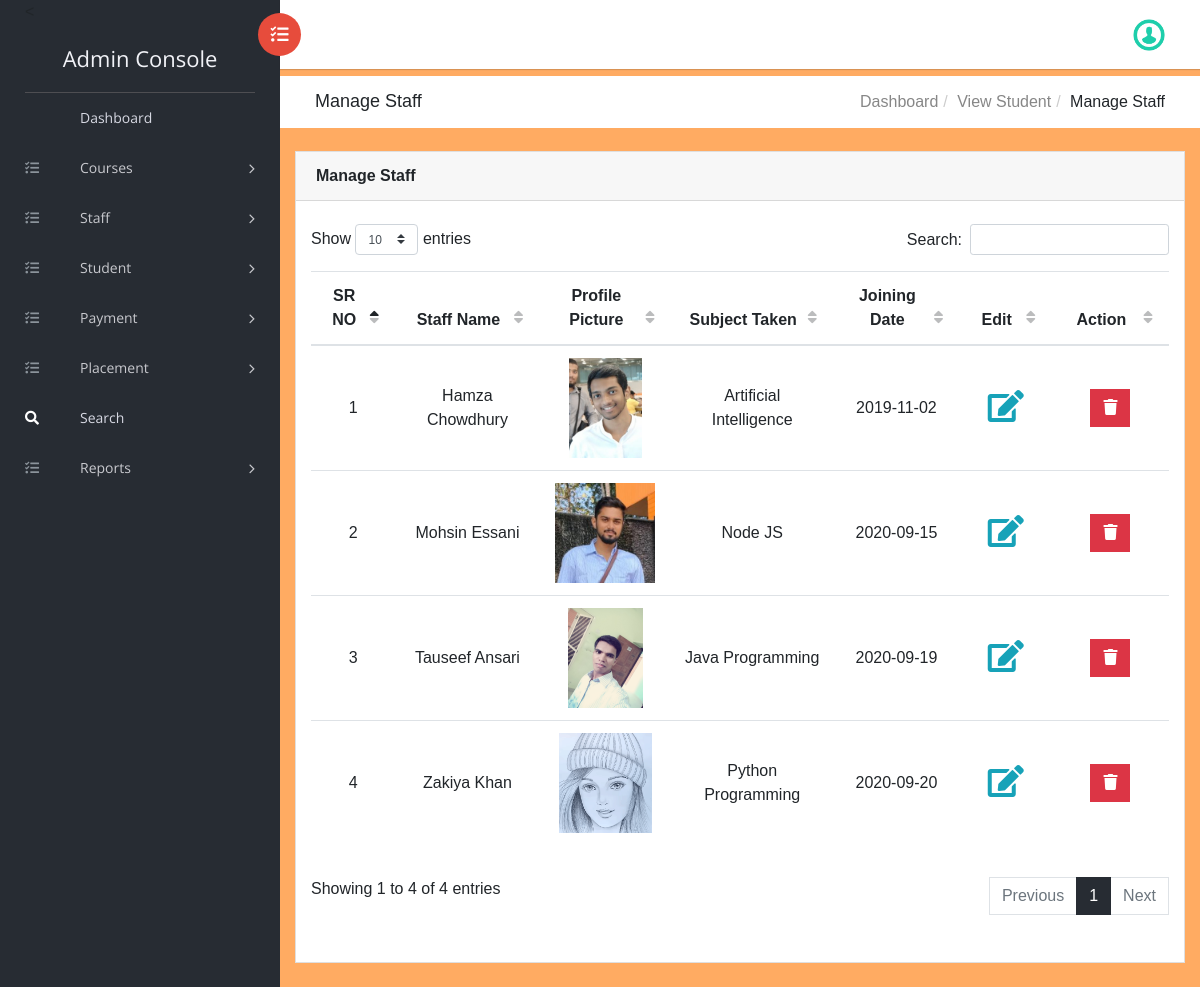
The page /admin/manage-teacher.php (signed in) on the database as committed earlier.
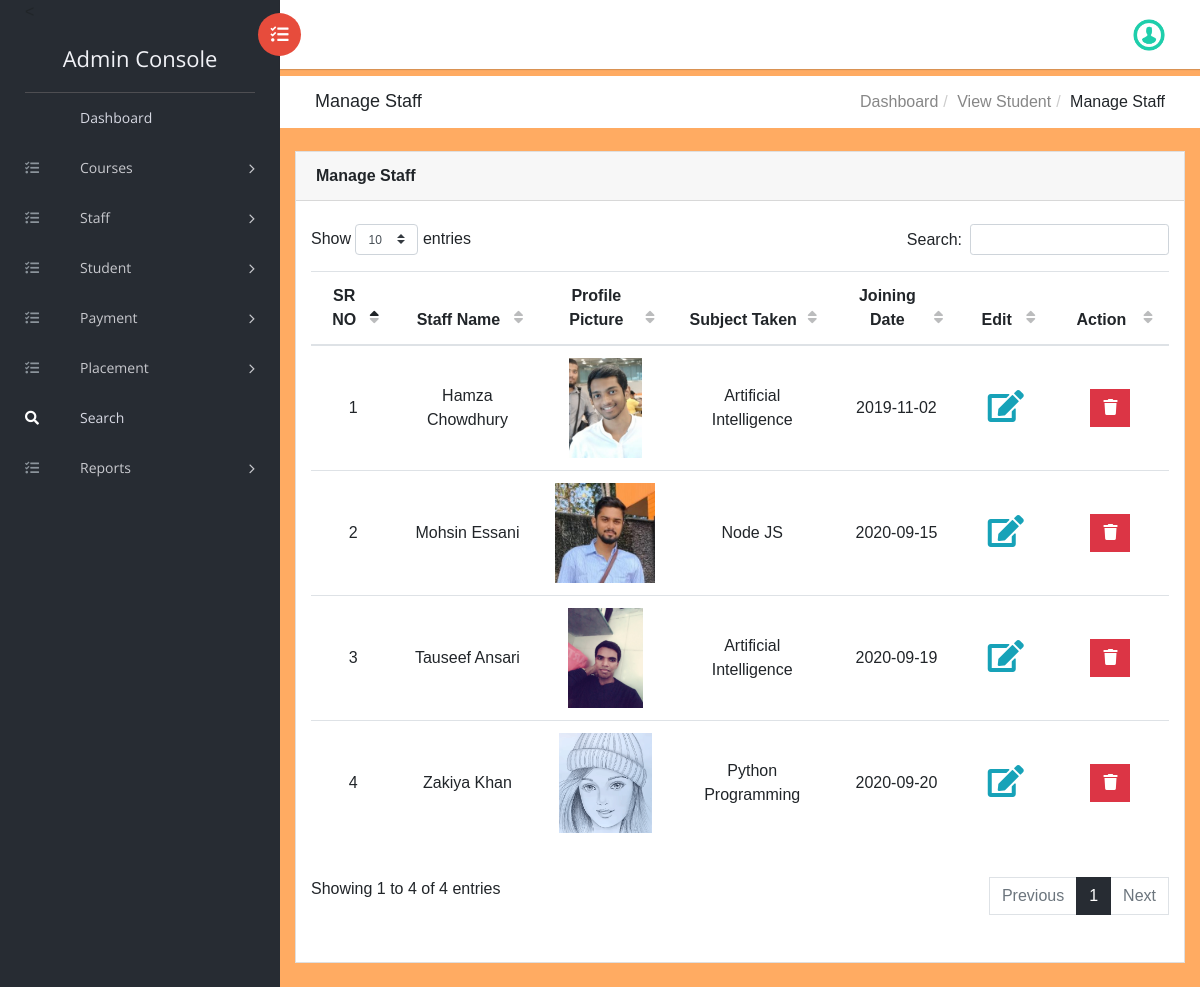
The same page on the database as committed later.
### tables this page shows
CREATE TABLE `staff` (
  `id` int(11) NOT NULL,
  `name` varchar(120) NOT NULL,
  `profilePic` varchar(255) NOT NULL,
  `email` varchar(255) NOT NULL,
  `mobile` bigint(20) NOT NULL,
  `qualification` varchar(120) NOT NULL,
  `address` varchar(255) NOT NULL,
  `subjectTaken` varchar(120) NOT NULL,
  `joiningDate` date NOT NULL DEFAULT current_timestamp(),
  `password` varchar(255) NOT NULL,
  `disable` tinyint(4) NOT NULL DEFAULT 0
);

### admin/manage-teacher.php (the view, shortened to what this page needs)
<!DOCTYPE html>
<html class="no-js" lang="en">
<head>
    <link rel="stylesheet" href="vendors/bootstrap/dist/css/bootstrap.min.css">
    <link rel="stylesheet" href="vendors/font-awesome/css/font-awesome.min.css">
    <link rel="stylesheet" href="vendors/themify-icons/css/themify-icons.css">
    <link rel="stylesheet" href="vendors/flag-icon-css/css/flag-icon.min.css">
    <link rel="stylesheet" href="vendors/selectFX/css/cs-skin-elastic.css">
    <link rel="stylesheet" href="https://use.fontawesome.com/releases/v5.11.2/css/all.css">
    <link rel="stylesheet" type="text/css" href="../assets/css/addons/datatables.min.css">
    <link rel="stylesheet" href="../assets/css/addons/datatables-select.min.css">
    <link rel="stylesheet" href="../assets/css/styles.css">
</head>
<body>
    <?php include_once('includes/sidebar.php');?>
    <div id="right-panel" class="right-panel">
        <?php include_once('includes/header.php');?>
        <div class="breadcrumbs">
            <div class="col-sm-4">
                <div class="page-header float-left">
                    <div class="page-title">
                        <h1>Manage Staff</h1>
                    </div>
                </div>
            </div>
            <div class="col-sm-8">
                <div class="page-header float-right">
                    <div class="page-title">
                        <ol class="breadcrumb text-right">
                            <li><a href="dashboard.php">Dashboard</a></li>
                            <li><a href="manage-student.php">View Student</a></li>
                            <li class="active">Manage Staff</li>
                        </ol>
                    </div>
                </div>
            </div>
        </div>
        <div class="content mt-3">
            <div class="animated fadeIn">
                <div class="row">
                    <div class="col-lg-12">
                        <div class="card">
                            <div class="card-header">
                                <strong class="card-title">Manage Staff</strong>
                            </div>
                            <div class="card-body">
                                <table id="dt-cell-sellection" class="table table-hover text-center">
                                    <thead>
                                        <tr>
                                            <th class="th-sm text-center">SR NO</th>
                                            <th class="th-sm text-center">Staff Name</th>
                                            <th class="th-sm text-center">Profile Picture</th>
                                            <th class="th-sm text-center">Subject Taken</th>
                                            <th class="th-sm text-center">Joining Date</th>
                                            <th class="th-sm text-center">Edit</th>
                                            <th class="th-sm text-center">Action</th>
                                        </tr>
                                    </thead>
                                    <?php
                                        $sql = "SELECT * from staff WHERE disable = 0 ORDER BY joiningDate";
                                        $query = mysqli_query($con, $sql);
                                        $results = mysqli_fetch_all($query, MYSQLI_ASSOC);
                                        $cnt=1;
                                        if(mysqli_num_rows($query) > 0)
                                        {
                                            foreach($results as $row)
                                            {
                                    ?>
                                    <tr>
                                        <td class="align-middle"><?php  echo $cnt;?></td>
                                        <td class="align-middle"><?php  echo htmlentities($row['name']);?></td>
                                        <td class="align-middle"><img src="../assets/img/profile/<?php echo $row['profilePic'];?>" height="100"></td>
                                        <td class="align-middle"><?php  echo htmlentities($row['subjectTaken']);?></td>
                                        <td class="align-middle"><?php  echo htmlentities($row['joiningDate']);?></td>
                                        <td class="align-middle"><a href="edit-teacher-detail.php?editid=<?php echo htmlentities ($row['id']);?>"><i class="fa fa-edit fa-2x text-info"></i></a></td>
                                        <td class="align-middle">
                                            <a href="javascript:void(0)" class="btn btn-danger delete_btn_ajax"> <i class="fa fa-trash"></i> </a>
                                        </td>
                                    </tr>
                                    <?php $cnt=$cnt+1;
                                            }
                                        }
                                    ?>
                                </table>
                            </div>
                        </div>
                    </div>
                </div>
            </div>
        </div>
    </div>
</body>
</html>

### admin/includes/sidebar.php (shortened to what this page needs)
<aside id="left-panel" class="left-panel">
        <nav class="navbar navbar-expand-sm navbar-default">
            <div class="navbar-header">
                <a class="navbar-brand" href="dashboard.php"> Admin Console </a>
            </div>
            <div id="main-menu" class="main-menu collapse navbar-collapse">
                <ul class="nav navbar-nav">
                    <li class="active">
                        <a href="dashboard.php"> <i class="menu-icon fa fa-dashboard"></i>Dashboard </a>
                    </li>
<li class="menu-item-has-children dropdown">
                        <a href="#" class="dropdown-toggle" data-toggle="dropdown" aria-haspopup="true" aria-expanded="false"> <i class="menu-icon fa fa-tasks"></i>Courses</a>
                    </li>
<li class="menu-item-has-children dropdown">
                        <a href="#" class="dropdown-toggle" data-toggle="dropdown" aria-haspopup="true" aria-expanded="false"> <i class="menu-icon fa fa-tasks"></i>Staff</a>
                    </li>
<li class="menu-item-has-children dropdown">
                        <a href="#" class="dropdown-toggle" data-toggle="dropdown" aria-haspopup="true" aria-expanded="false"> <i class="menu-icon fa fa-tasks"></i>Student</a>
                    </li>
<li class="menu-item-has-children dropdown">
                        <a href="#" class="dropdown-toggle" data-toggle="dropdown" aria-haspopup="true" aria-expanded="false"> <i class="menu-icon fa fa-tasks"></i>Payment</a>
                    </li>
<li class="menu-item-has-children dropdown">
                        <a href="#" class="dropdown-toggle" data-toggle="dropdown" aria-haspopup="true" aria-expanded="false"> <i class="menu-icon fa fa-tasks"></i>Placement</a>
                    </li>
<li class="active">
                        <a href="search.php"> <i class="menu-icon fa fa-search"></i>Search </a>
                    </li>
  <li class="menu-item-has-children dropdown">
                        <a href="#" class="dropdown-toggle" data-toggle="dropdown" aria-haspopup="true" aria-expanded="false"> <i class="menu-icon fa fa-tasks"></i>Reports</a>
                    </li>
                </ul>
            </div>
        </nav>
    </aside>

### admin/includes/header.php (shortened to what this page needs)
<header id="header" class="header">
           <div class="header-menu">
               <div class="col-sm-7">
                   <a id="menuToggle" class="menutoggle pull-left"><i class="fa fa fa-tasks"></i></a>
               </div>
               <div class="col-sm-5">
                   <div class="user-area dropdown float-right">
                       <a href="#" class="dropdown-toggle" data-toggle="dropdown" aria-haspopup="true" aria-expanded="false">
                           <img class="user-avatar rounded-circle" src="../assets/img/images.png" alt="User Avatar">
                       </a>
                   </div>
               </div>
           </div>
       </header>

Rows that differ between the two databases and show on the page:
changed staff "Tauseef Ansari": profilePic: a different picture; subjectTaken "Java Programming" → "Artificial Intelligence"
